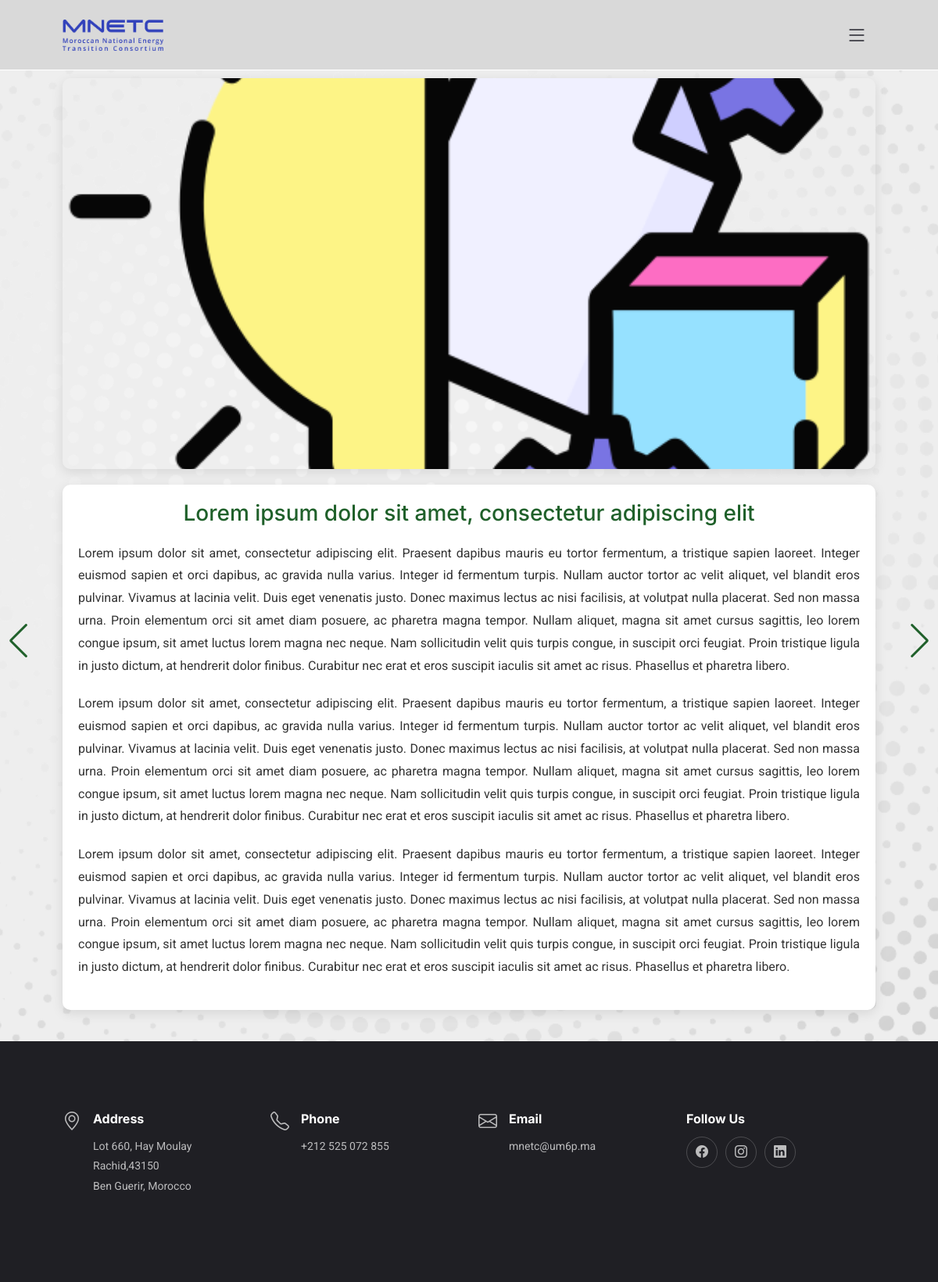
Page /news_events/1/ on the committed database.
### app/models.py (models this page shows, shortened)
class NewsEventImage(models.Model):
    NewsEvent = models.ForeignKey(NewsEvent, related_name='images', on_delete=models.CASCADE)
    Image = models.ImageField(upload_to='NewsEvent/')

class NewsEvent(models.Model):
    CHOICES = (
        ('News', 'News'),
        ('Event', 'Event'),
    )
    Type = models.CharField(max_length=20, choices=CHOICES, default="News")
    Title = models.CharField(max_length=300, default="")
    Date = models.DateField(blank=True, null=True)
    Place = models.CharField(max_length=100, blank=True, null=True)
    Image = models.ImageField(upload_to='NewsEvent/', default='NewsEvent/default.png')

class NewsEventParagraph(models.Model):
    NewsEvent = models.ForeignKey(NewsEvent, related_name='paragraphs', on_delete=models.CASCADE)
    Paragraph = models.TextField(default="")
    Title = models.CharField(max_length=300, default="")

### app/views.py (the view)
# urls.py: path('news_events/<int:id>/', views.News_or_Event, name='news_or_event'),
def News_or_Event(request, id):
    news_or_event = NewsEvent.objects.get(id=id)
    context = {"news_or_event":news_or_event}
    return render(request, "news_or_event.html", context)

### app/templates/news_or_event.html (shortened to what this page needs)
<!DOCTYPE html>
<html lang="en" xmlns="http://www.w3.org/1999/html">
<head>
  <link href="/static/vendor/bootstrap/css/bootstrap.min.css?{% now 'U' %}" rel="stylesheet">
  <link href="/static/vendor/bootstrap-icons/bootstrap-icons.css?{% now 'U' %}" rel="stylesheet">
  <link href="/static/vendor/aos/aos.css?{% now 'U' %}" rel="stylesheet">
  <link href="/static/vendor/glightbox/css/glightbox.min.css?{% now 'U' %}" rel="stylesheet">
  <link href="/static/vendor/swiper/swiper-bundle.min.css?{% now 'U' %}" rel="stylesheet">
    <link rel="stylesheet" href="https://cdnjs.cloudflare.com/ajax/libs/font-awesome/5.15.4/css/all.min.css">
     <link href="/static/css/base.css?{% now 'U' %}" rel="stylesheet">
<link href="/static/css/news_or_event.css?{% now 'U' %}" rel="stylesheet">
</head>
<body>
  <header id="header" class="header fixed-top d-flex align-items-center">
    <div class="container d-flex align-items-center justify-content-between">
      <a href="{% url 'index' %}" class="logo d-flex align-items-center me-auto me-lg-0">
        <img src="/static/images/items/favicon.png" alt="">
      </a>
      <i class="mobile-nav-toggle mobile-nav-show bi bi-list"></i>
    </div>
  </header>
    <div class="container">
        <div class="swiper-container">
            <div class="swiper-wrapper">
                {% for image in news_or_event.images.all %}
                <div class="swiper-slide"><img src="{{ image.Image.url }}" alt="Image 1"></div>
                {% endfor %}
            </div>
        </div>
        <div class="content">
            <h1 class="centered-title">{{ news_or_event.Title }}</h1>
            {% for p in news_or_event.paragraphs.all %}
            <p>{{ p.Paragraph }}</p>
            {% endfor %}
        </div>
    </div>
  <footer id="footer" class="footer">
    <div class="container">
      <div class="row gy-3" style="">
        <div class="col-lg-3 col-md-6 d-flex">
          <i class="bi bi-geo-alt icon"></i>
          <div>
            <h4>Address</h4>
            <p>
              Lot 660, Hay Moulay Rachid,43150  <br>
              Ben Guerir, Morocco <br>
            </p>
          </div>
        </div>
        <div class="col-lg-3 col-md-6 footer-links d-flex">
          <i class="bi bi-telephone icon"></i>
          <div>
            <h4>Phone</h4>
            <p>
               +212 525 072 855<br>
            </p>
          </div>
        </div>
        <div class="col-lg-3 col-md-6 footer-links d-flex">
          <i class="bi bi-envelope icon"></i>
          <div>
            <h4>Email</h4>
            <p>
              mnetc@um6p.ma <br>
            </p>
          </div>
        </div>
          <div class="col-lg-3 col-md-6 footer-links">
          <h4>Follow Us</h4>
          <div class="social-links d-flex">
            <a href="https://www.facebook.com/UM6P1/" class="facebook"><i class="bi bi-facebook"></i></a>
            <a href="https://www.instagram.com/um6p_officiel/?hl=en" class="instagram"><i class="bi bi-instagram"></i></a>
            <a href="https://www.linkedin.com/school/um6p/?originalSubdomain=ma" class="linkedin"><i class="bi bi-linkedin"></i></a>
          </div>
        </div>
      </div>
    </div>
  </footer>
</body>
</html>

### static/css/base.css (style rules this page uses)
:root { --font-default: "Open Sans", system-ui, -apple-system, "Segoe UI", Roboto, "Helvetica Neue", Arial, "Noto Sans", "Liberation Sans", sans-serif, "Apple Color Emoji", "Segoe UI Emoji", "Segoe UI Symbol", "Noto Color Emoji"; --font-primary: "Roboto",sans-serif; --font-secondary: "Inter", sans-serif; }
:root { --color-default: #212529; --color-primary: #1f602a; --color-secondary: #37373f; }
:root { scroll-behavior: smooth; }
body { font-family: var(--font-default); color: var(--color-default); }
a { color: var(--color-primary); text-decoration: none; }
h1, h2, h3, h4, h5, h6 { font-family: var(--font-secondary); }
.header { background: #D9D9D9; transition: all 0.5s; z-index: 997; height: 90px; border-bottom: 1px solid #fff; }
.header .logo img { max-height: 40px; margin-right: 6px; }
@media (max-width: 1279px) { .mobile-nav-show { color: var(--color-secondary); font-size: 28px; cursor: pointer; line-height: 0; transition: 0.5s; z-index: 9999; margin: 0 10px 0 20px; } }
.footer { font-size: 14px; background-color: #1f1f24; padding: 50px 0; color: rgba(255, 255, 255, 0.7); }
.footer .icon { margin-right: 15px; font-size: 24px; line-height: 0; }
.footer h4 { font-size: 16px; font-weight: bold; position: relative; padding-bottom: 5px; color: #fff; }
.footer .footer-links { margin-bottom: 30px; }
.footer .social-links a { display: flex; align-items: center; justify-content: center; width: 40px; height: 40px; border-radius: 50%; border: 1px solid rgba(255, 255, 255, 0.2); font-size: 16px; color: rgba(255, 255, 255, 0.7); margin-right: 10px; transition: 0.3s; }

### static/css/news_or_event.css (style rules this page uses)
.container { width: 90%; max-width: 1200px; margin: 40px auto; padding: 0 20px; }
.swiper-container { width: 100%; height: 500px; margin: 20px auto; border-radius: 10px; box-shadow: 0 4px 15px rgba(0, 0, 0, 0.1); overflow: hidden; margin-top:100px; }
.swiper-slide img { width: 100%; height: 100%; object-fit: cover; border-radius: 10px; }
.content { padding: 20px; background-color: #fff; border-radius: 10px; box-shadow: 0 4px 15px rgba(0, 0, 0, 0.1); margin-bottom: 40px; }
h1 { font-size: 28px; margin-bottom: 20px; color: #ff6347; }
p { line-height: 1.8; margin-bottom: 20px; }
.centered-title { text-align: center; font-size: 28px; margin-bottom: 20px; color: #1f602a; }
.content p { text-align: justify; line-height: 1.8; margin-bottom: 20px; }

### rows in the picture
NewsEventImage: Image (picture)
NewsEvent: Title "Lorem ipsum dolor sit amet, consectetur adipiscing elit"
NewsEventParagraph: Paragraph "Lorem ipsum dolor sit amet, consectetur adipiscing elit. Praesent dapibus mauris eu tortor fermentum, a tristique sapien laoreet. Integer euismod sapien et orci dapibus, ac gravida nulla varius. Integer id fermentum turpis. Nullam auctor tortor ac velit aliquet, vel blandit eros pulvinar. Vivamus at lacinia velit. Duis eget venenatis justo. Donec maximus lectus ac nisi facilisis, at volutpat nulla placerat. Sed non massa urna. Proin elementum orci sit amet diam posuere, ac pharetra magna tempor. Nullam aliquet, magna sit amet cursus sagittis, leo lorem congue ipsum, sit amet luctus lorem magna nec neque. Nam sollicitudin velit quis turpis congue, in suscipit orci feugiat. Proin tristique…"
NewsEventParagraph: Paragraph "Lorem ipsum dolor sit amet, consectetur adipiscing elit. Praesent dapibus mauris eu tortor fermentum, a tristique sapien laoreet. Integer euismod sapien et orci dapibus, ac gravida nulla varius. Integer id fermentum turpis. Nullam auctor tortor ac velit aliquet, vel blandit eros pulvinar. Vivamus at lacinia velit. Duis eget venenatis justo. Donec maximus lectus ac nisi facilisis, at volutpat nulla placerat. Sed non massa urna. Proin elementum orci sit amet diam posuere, ac pharetra magna tempor. Nullam aliquet, magna sit amet cursus sagittis, leo lorem congue ipsum, sit amet luctus lorem magna nec neque. Nam sollicitudin velit quis turpis congue, in suscipit orci feugiat. Proin tristique…"
NewsEventParagraph: Paragraph "Lorem ipsum dolor sit amet, consectetur adipiscing elit. Praesent dapibus mauris eu tortor fermentum, a tristique sapien laoreet. Integer euismod sapien et orci dapibus, ac gravida nulla varius. Integer id fermentum turpis. Nullam auctor tortor ac velit aliquet, vel blandit eros pulvinar. Vivamus at lacinia velit. Duis eget venenatis justo. Donec maximus lectus ac nisi facilisis, at volutpat nulla placerat. Sed non massa urna. Proin elementum orci sit amet diam posuere, ac pharetra magna tempor. Nullam aliquet, magna sit amet cursus sagittis, leo lorem congue ipsum, sit amet luctus lorem magna nec neque. Nam sollicitudin velit quis turpis congue, in suscipit orci feugiat. Proin tristique…"
